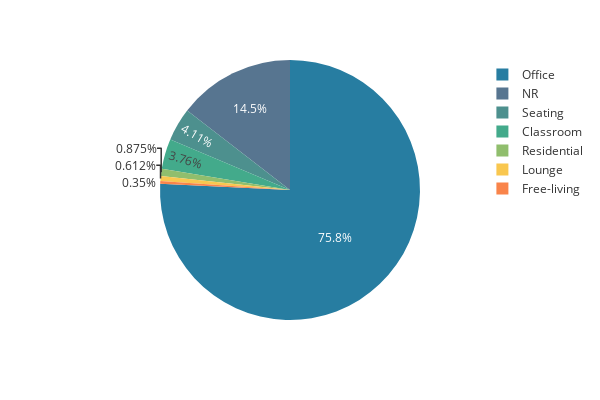

The cell this chart's notebook holds for it:
### Code cell
function_counts = df["function"].value_counts().reset_index()
function_counts.columns = ["function", "count"]

fig = px.pie(
    function_counts,
    names="function",
    values="count",
    width=600,
    height=400,
    template=CHART_LAYOUT.template.value,
)

fig.show()

### Figure 1 — Plotly figure (JSON) as saved in the notebook; plotly's stock layout.template omitted (floating-point values rounded to 4 significant figures)
{"data": [{"domain": {"x": [0, 1], "y": [0, 1]}, "hovertemplate": "function=%{label}<br>count=%{value}<extra></extra>", "labels": ["Office", "NR", "Seating", "Classroom", "Residential", "Lounge", "Free-living"], "legendgroup": "", "name": "", "showlegend": true, "type": "pie", "values": [866, 166, 47, 43, 10, 7, 4]}], "layout": {"height": 400, "legend": {"tracegroupgap": 0}, "margin": {"t": 60}, "width": 600}}
